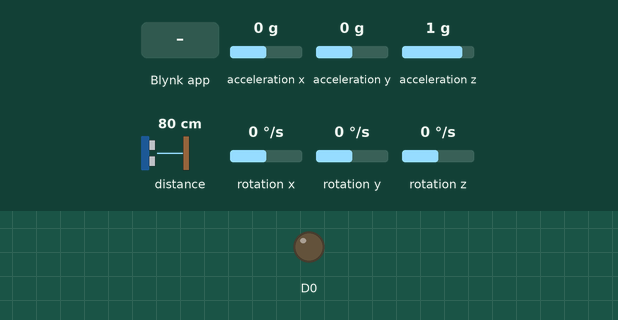
Simulated run of this sketch. Board: ESP8266 (NodeMCU). Shown: output pins drawn as LEDs (lit = HIGH). Wiring (inferred from the names in the program): ultrasonic range finder: trigger D4; echo D3. Inputs (shaded band) come from the test bench; at power-on: acceleration x 0 g, acceleration y 0 g, acceleration z 1 g, distance to the obstacle 80 cm, rotation x 0 °/s, rotation y 0 °/s, rotation z 0 °/s. The echo pulse lasts 58.3 µs per cm; WiFi joins after 1.5 s; servers stay silent unless stated; pins used as bus, display or sensor lines are not drawn; what the sketch prints to the serial monitor is not drawn.

Above: at 9.7 s.
9.8 s: Blynk app writes 1 to V0
At 10.4 s:
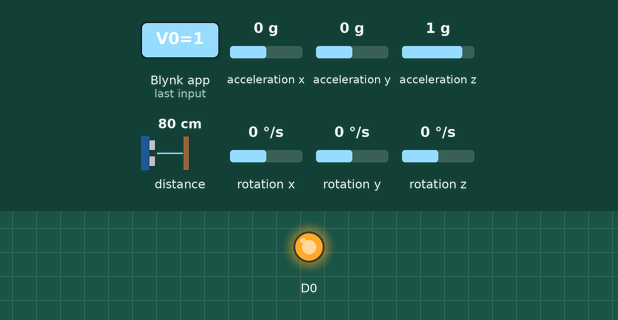
13.7 s: Blynk app writes 0 to V0
At 14.5 s:
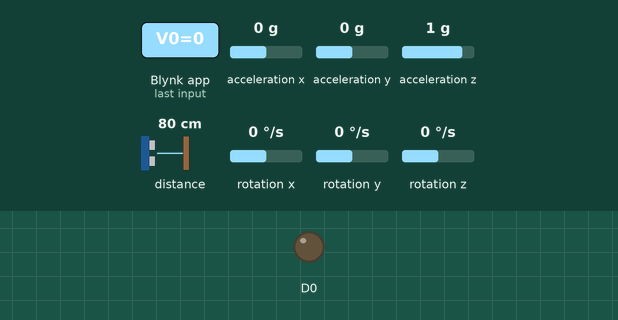
15.3 s: Blynk app writes 200 to V0
At 15.6 s:
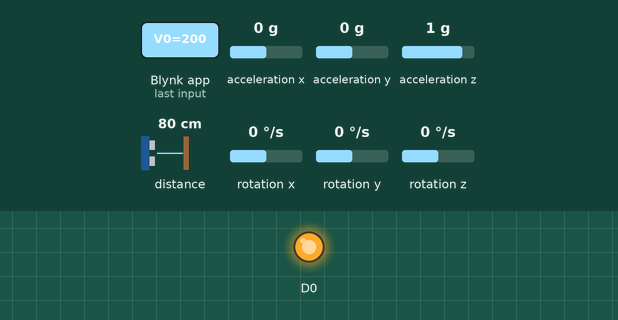
Timing chart, 0 to 18.3 s (numbered marks = the images above; inputs shaded):
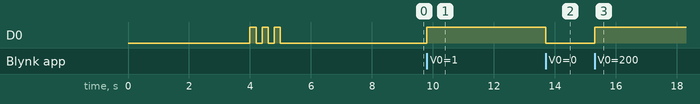

The sketch:

sketch_dec4a.ino
```cpp
// (licence header left out)
#define BLYNK_PRINT Serial
#include <ESP8266WiFi.h>
#include <BlynkSimpleEsp8266.h>
#include "Wire.h"
#include <MPU6050_light.h>

// MPU6050 //
MPU6050 mpu(Wire);
float data_yaw;

// HCSR-04 //
unsigned long timer = 0;

const int trigPin = D4;
const int echoPin = D3;

// define sound velocity in cm/uS
#define SOUND_VELOCITY 0.034
#define CM_TO_INCH 0.393701

long duration;
float distanceCm;
float distanceInch;

// Serial //
uint8_t val;
char dataYawSend[4];
char dataSensorSend[4];
char sendData[10];

char auth[] = "4SNdyI6J-5xjTmfmvQO7BM_kKLLrIHpR";

char ssid[] = "JTE-WIFI";
char pass[] = "";

const char *state;

const char *header_1 = "s";
const char *header_2 = "e";
const char *header_3 = "t";

char dataYawKirim[8];
char dataHCSRKirim[8];

char *data_kirim;

BLYNK_WRITE(V0)
{
    val = param.asInt();
    if (val == 0)
    {
        state = "0";
    }
    else
    {
        state = "1";
    }
    digitalWrite(D0, val);
}

void setup()
{
    Serial.begin(115200);
    Wire.begin();

    // HCSR //
    pinMode(trigPin, OUTPUT); // Sets the trigPin as an Output
    pinMode(echoPin, INPUT);  // Sets the echoPin as an Input

    // Gyro //

    byte status = mpu.begin();
    while (status != 0)
    {
    } // stop everything if could not connect to MPU6050

    delay(3000);
    // mpu.upsideDownMounting = true; // uncomment this line if the MPU6050 is mounted upside-down
    mpu.calcOffsets(); // gyro and accelero

    // Serial //
    pinMode(D0, OUTPUT);
    digitalWrite(D0, 1);
    delay(200);
    digitalWrite(D0, 0);
    delay(200);
    digitalWrite(D0, 1);
    delay(200);
    digitalWrite(D0, 0);
    delay(200);
    digitalWrite(D0, 1);
    delay(200);
    digitalWrite(D0, 0);
    Blynk.begin(auth, ssid, pass, "blynk.cloud");
}

void loop()
{
    Blynk.run();

    mpu.update();

    if ((millis() - timer) > 10)
    { // print data every 10ms
        data_yaw = mpu.getAngleZ();
        timer = millis();
    }
    if(data_yaw <= -180)
      data_yaw += 360;
    if(data_yaw >= 180)
      data_yaw -= 360;


    //  HCSR  //

    digitalWrite(trigPin, LOW);
    delayMicroseconds(2);

    digitalWrite(trigPin, HIGH);
    delayMicroseconds(10);
    digitalWrite(trigPin, LOW);

    duration = pulseIn(echoPin, HIGH);

    distanceCm = duration * SOUND_VELOCITY / 2;

    distanceInch = distanceCm * CM_TO_INCH;

    dataYawKirim[0] = ((*(long int*)&data_yaw)>>0)&0xFF;
    dataYawKirim[1] = ((*(long int*)&data_yaw)>>8)&0xFF;
    dataYawKirim[2] = ((*(long int*)&data_yaw)>>16)&0xFF;
    dataYawKirim[3] = ((*(long int*)&data_yaw)>>24)&0xFF;

    dataHCSRKirim[0] = ((*(long int*)&distanceCm)>>0)&0xFF;
    dataHCSRKirim[1] = ((*(long int*)&distanceCm)>>8)&0xFF;
    dataHCSRKirim[2] = ((*(long int*)&distanceCm)>>16)&0xFF;
    dataHCSRKirim[3] = ((*(long int*)&distanceCm)>>24)&0xFF;

    // Serial //
    Serial.write(val);
    Serial.write(dataYawKirim[0]);
    Serial.write(dataYawKirim[1]);
    Serial.write(dataYawKirim[2]);
    Serial.write(dataYawKirim[3]);
    Serial.write(dataHCSRKirim[0]);
    Serial.write(dataHCSRKirim[1]);
    Serial.write(dataHCSRKirim[2]);
    Serial.write(dataHCSRKirim[3]);
}
```

Measured:
- after the input at 9.8 s, D0: LOW → HIGH at once
- after the input at 13.7 s, D0: HIGH → LOW at once
- after the input at 15.3 s, D0: LOW → HIGH at once
